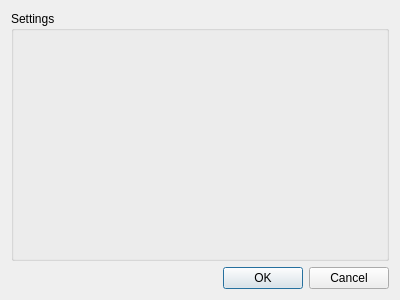
<ui version="4.0" >
 <class>configDialog</class>
 <widget class="QDialog" name="configDialog" >
  <property name="geometry" >
   <rect>
    <x>0</x>
    <y>0</y>
    <width>400</width>
    <height>300</height>
   </rect>
  </property>
  <property name="windowTitle" >
   <string>Dialog</string>
  </property>
  <layout class="QVBoxLayout" name="verticalLayout" >
   <item>
    <widget class="QGroupBox" name="groupBox" >
     <property name="title" >
      <string>Settings</string>
     </property>
     <layout class="QGridLayout" name="gridLayout" >
      <item row="0" column="0" >
       <widget class="PropertyEditor" native="1" name="configWidget" />
      </item>
     </layout>
    </widget>
   </item>
   <item>
    <widget class="QDialogButtonBox" name="buttonBox" >
     <property name="orientation" >
      <enum>Qt::Horizontal</enum>
     </property>
     <property name="standardButtons" >
      <set>QDialogButtonBox::Cancel|QDialogButtonBox::Ok</set>
     </property>
    </widget>
   </item>
  </layout>
 </widget>
 <customwidgets>
  <customwidget>
   <class>PropertyEditor</class>
   <extends>QWidget</extends>
   <header>PropertyEditor.h</header>
   <container>1</container>
  </customwidget>
 </customwidgets>
 <resources/>
 <connections>
  <connection>
   <sender>buttonBox</sender>
   <signal>accepted()</signal>
   <receiver>configDialog</receiver>
   <slot>accept()</slot>
   <hints>
    <hint type="sourcelabel" >
     <x>248</x>
     <y>254</y>
    </hint>
    <hint type="destinationlabel" >
     <x>157</x>
     <y>274</y>
    </hint>
   </hints>
  </connection>
  <connection>
   <sender>buttonBox</sender>
   <signal>rejected()</signal>
   <receiver>configDialog</receiver>
   <slot>reject()</slot>
   <hints>
    <hint type="sourcelabel" >
     <x>316</x>
     <y>260</y>
    </hint>
    <hint type="destinationlabel" >
     <x>286</x>
     <y>274</y>
    </hint>
   </hints>
  </connection>
 </connections>
</ui>
